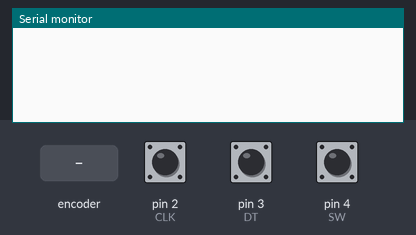
A sketch run on a simulated Arduino Uno, built with avr-gcc and run on an emulated ATmega328P. Parts: the last lines printed to the serial monitor. Inputs (shaded band) come from the test bench; at power-on: pin 4 (SW) HIGH, pin 2 (CLK) HIGH, pin 3 (DT) HIGH.

Above: at 1.2 s.
1.3 s: rotary encoder on pin 2 (CLK) / pin 3 (DT) turned 3 steps (first pin leading)
At 2.9 s:
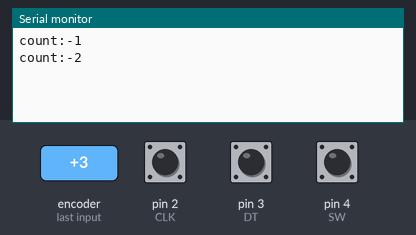
3.4 s: pin 4 (SW) pulled LOW for 0.15 s
At 4.2 s:
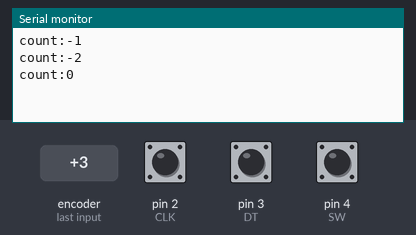
5.0 s: rotary encoder on pin 2 (CLK) / pin 3 (DT) turned 3 steps (first pin leading)
At 6.9 s:
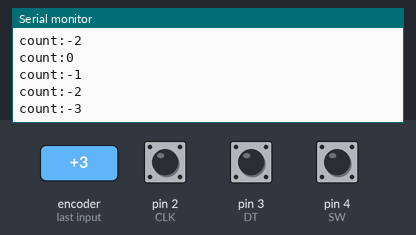
Timing chart, 0 to 8.4 s (numbered marks = the images above; inputs shaded):
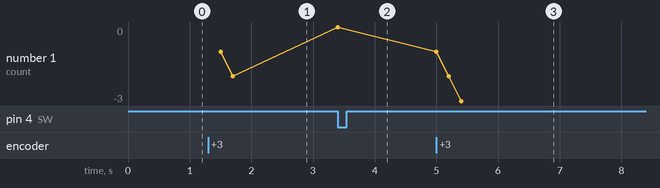

Measured:
- after the input at 1.3 s, the serial monitor: prints a new line after 0.20 s (image 1)
- after the input at 3.4 s, the serial monitor: prints a new line at once (image 2)
- after the input at 5.0 s, the serial monitor: prints a new line at once (image 3)
- plotted number 1: -2 → 0 after the input at 3.4 s, 0 → -3 after the input at 5.0 s

The sketch:

Rotary.ino
```cpp
#define CW_START_CLK 0
#define CW_START_DT 0
#define CW_END_CLK 1
#define CW_END_DT 1
#define CCW_START_CLK 0
#define CCW_START_DT 1
#define CCW_END_CLK 1
#define CCW_END_DT 0

int CLK = 2;//CLK->D2
int DT = 3;//DT->D3
int SW = 4;//SW->D4
const int interrupt0 = 0;
int count = 0;
int lastCLK = 0;

int stage = -1;

void setup()
{
pinMode(SW, INPUT);
digitalWrite(SW, HIGH);
pinMode(CLK, INPUT);
pinMode(DT, INPUT);
attachInterrupt(interrupt0, ClockChanged, CHANGE);
Serial.begin(9600);
}

void loop()
{
if (!digitalRead(SW) && count != 0)
{
count = 0;
Serial.print("count:");
Serial.println(count);
}
}


void ClockChanged()
{
int clkValue = digitalRead(CLK);
int dtValue = digitalRead(DT);

if ((clkValue == CW_START_CLK) && (dtValue == CW_START_DT))
{
if (stage == -1)
{
stage = 0;
}
else if (stage == 1)
{
stage = 0;
count++;
Serial.print("count:");
Serial.println(count);
}
}
else if ((clkValue == CW_END_CLK) && (dtValue == CW_END_DT))
{
if (stage == 0)
{
stage = 1;
}
}
else if ((clkValue == CW_START_CLK) && (dtValue == CCW_START_DT))
{
if (stage == -1)
{
stage = 0;
}
else if (stage == 1)
{
stage = 0;
count--;
Serial.print("count:");
Serial.println(count);
}
}
else if ((clkValue == CCW_END_CLK) && (dtValue == CCW_END_DT))
{
if (stage == 0)
{
stage = 1;
}
}
}
```
